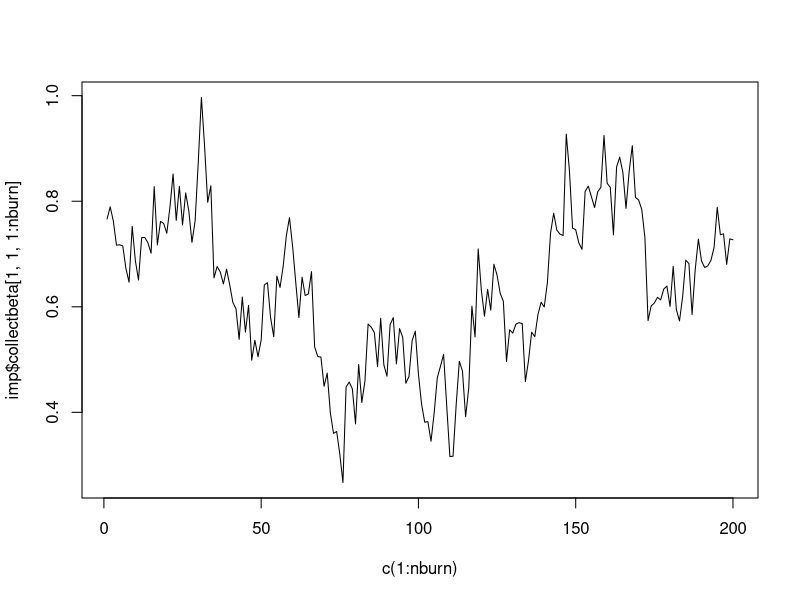
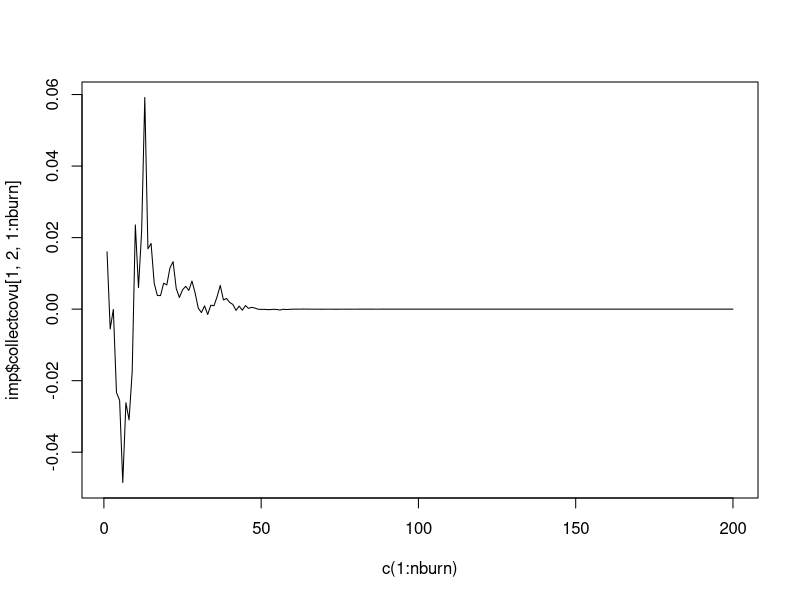

Write R code to recreate these figures, in order.
library(jomo)


### Name: jomo1rancon.MCMCchain
### Title: JM Imputation of clustered data with continuous variables only -
###   A tool to check convergence of the MCMC
### Aliases: jomo1rancon.MCMCchain

### ** Examples

attach(cldata)

# we define all the inputs:
Y<-data.frame(measure,age)
X<-data.frame(rep(1,1000),sex)
Z<-data.frame(rep(1,1000))
clus<-data.frame(city)
beta.start<-matrix(0,2,2)
u.start<-matrix(0,10,2)
l1cov.start<-diag(1,2)
l2cov.start<-diag(1,2)
l1cov.prior=diag(1,2);
nburn=as.integer(200);

l2cov.prior=diag(1,5);

#And finally we run the imputation function:
imp<-jomo1rancon.MCMCchain(Y,X,Z,clus,beta.start,u.start,l1cov.start, 
          l2cov.start,l1cov.prior,l2cov.prior,nburn=nburn)

#We can check the convergence of the first element of beta:

plot(c(1:nburn),imp$collectbeta[1,1,1:nburn],type="l")

#Or similarly we can check the convergence of any element of the level 2 covariance matrix:

plot(c(1:nburn),imp$collectcovu[1,2,1:nburn],type="l")
